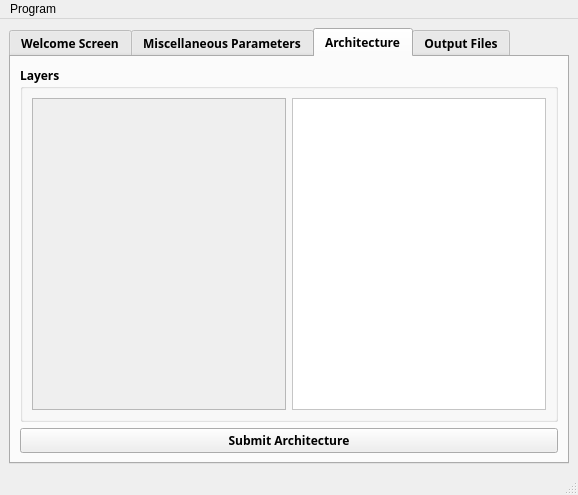
<?xml version="1.0" encoding="UTF-8"?>
<ui version="4.0">
 <class>MainWindow</class>
 <widget class="QMainWindow" name="MainWindow">
  <property name="geometry">
   <rect>
    <x>0</x>
    <y>0</y>
    <width>578</width>
    <height>495</height>
   </rect>
  </property>
  <property name="windowTitle">
   <string>MainWindow</string>
  </property>
  <widget class="QWidget" name="centralwidget">
   <layout class="QVBoxLayout" name="verticalLayout_11">
    <item>
     <widget class="QTabWidget" name="tabWidget">
      <property name="sizePolicy">
       <sizepolicy hsizetype="Expanding" vsizetype="Expanding">
        <horstretch>0</horstretch>
        <verstretch>0</verstretch>
       </sizepolicy>
      </property>
      <property name="font">
       <font>
        <family>Siemens Sans</family>
        <bold>true</bold>
       </font>
      </property>
      <property name="autoFillBackground">
       <bool>false</bool>
      </property>
      <property name="styleSheet">
       <string notr="true"/>
      </property>
      <property name="currentIndex">
       <number>2</number>
      </property>
      <widget class="QWidget" name="Dashboard">
       <attribute name="title">
        <string>Welcome Screen</string>
       </attribute>
       <layout class="QVBoxLayout" name="verticalLayout_10">
        <item>
         <widget class="QLabel" name="label">
          <property name="font">
           <font>
            <family>Siemens Sans</family>
            <pointsize>14</pointsize>
            <bold>true</bold>
           </font>
          </property>
          <property name="styleSheet">
           <string notr="true"/>
          </property>
          <property name="text">
           <string>&lt;html&gt;&lt;head/&gt;&lt;body&gt;&lt;p align=&quot;center&quot;&gt;Application Specific Deep Learning Accelerator&lt;/p&gt;&lt;/body&gt;&lt;/html&gt;</string>
          </property>
         </widget>
        </item>
       </layout>
      </widget>
      <widget class="QWidget" name="Params">
       <attribute name="title">
        <string>Miscellaneous Parameters</string>
       </attribute>
       <layout class="QVBoxLayout" name="verticalLayout_16">
        <item>
         <layout class="QVBoxLayout" name="Params_Layout">
          <property name="bottomMargin">
           <number>29</number>
          </property>
          <item>
           <layout class="QHBoxLayout" name="horizontalLayout_6">
            <item>
             <layout class="QFormLayout" name="formLayout">
              <item row="0" column="0">
               <spacer name="verticalSpacer_7">
                <property name="orientation">
                 <enum>Qt::Vertical</enum>
                </property>
                <property name="sizeHint" stdset="0">
                 <size>
                  <width>20</width>
                  <height>40</height>
                 </size>
                </property>
               </spacer>
              </item>
              <item row="1" column="0">
               <widget class="QLabel" name="inputWidth_label">
                <property name="text">
                 <string>Input Width</string>
                </property>
               </widget>
              </item>
              <item row="1" column="1">
               <widget class="QLineEdit" name="inputWidth_lineEdit"/>
              </item>
              <item row="2" column="0">
               <spacer name="verticalSpacer">
                <property name="orientation">
                 <enum>Qt::Vertical</enum>
                </property>
                <property name="sizeHint" stdset="0">
                 <size>
                  <width>20</width>
                  <height>40</height>
                 </size>
                </property>
               </spacer>
              </item>
              <item row="3" column="0">
               <widget class="QLabel" name="inputHeight_label">
                <property name="text">
                 <string>Input Height</string>
                </property>
               </widget>
              </item>
              <item row="3" column="1">
               <widget class="QLineEdit" name="inputHeight_lineEdit"/>
              </item>
              <item row="4" column="0">
               <spacer name="verticalSpacer_2">
                <property name="orientation">
                 <enum>Qt::Vertical</enum>
                </property>
                <property name="sizeHint" stdset="0">
                 <size>
                  <width>20</width>
                  <height>40</height>
                 </size>
                </property>
               </spacer>
              </item>
              <item row="5" column="0">
               <widget class="QLabel" name="batchSize_label">
                <property name="text">
                 <string>Batch Size</string>
                </property>
               </widget>
              </item>
              <item row="5" column="1">
               <widget class="QLineEdit" name="batchSize_lineEdit"/>
              </item>
              <item row="6" column="0">
               <spacer name="verticalSpacer_3">
                <property name="orientation">
                 <enum>Qt::Vertical</enum>
                </property>
                <property name="sizeHint" stdset="0">
                 <size>
                  <width>20</width>
                  <height>40</height>
                 </size>
                </property>
               </spacer>
              </item>
              <item row="7" column="0">
               <widget class="QLabel" name="learningRate_label">
                <property name="text">
                 <string>Learning Rate</string>
                </property>
               </widget>
              </item>
              <item row="7" column="1">
               <widget class="QLineEdit" name="learningRate_lineEdit"/>
              </item>
              <item row="8" column="0">
               <spacer name="verticalSpacer_4">
                <property name="orientation">
                 <enum>Qt::Vertical</enum>
                </property>
                <property name="sizeHint" stdset="0">
                 <size>
                  <width>20</width>
                  <height>40</height>
                 </size>
                </property>
               </spacer>
              </item>
              <item row="9" column="0">
               <widget class="QLabel" name="numberEpochs_label">
                <property name="text">
                 <string>Number of Epochs</string>
                </property>
               </widget>
              </item>
              <item row="9" column="1">
               <widget class="QLineEdit" name="numberEpochs_lineEdit"/>
              </item>
              <item row="10" column="0">
               <spacer name="verticalSpacer_5">
                <property name="orientation">
                 <enum>Qt::Vertical</enum>
                </property>
                <property name="sizeHint" stdset="0">
                 <size>
                  <width>20</width>
                  <height>40</height>
                 </size>
                </property>
               </spacer>
              </item>
              <item row="11" column="0">
               <widget class="QLabel" name="optimizer_label">
                <property name="text">
                 <string>Optimizer</string>
                </property>
               </widget>
              </item>
              <item row="11" column="1">
               <widget class="QComboBox" name="optimizer_lineEdit"/>
              </item>
              <item row="12" column="0">
               <spacer name="verticalSpacer_6">
                <property name="orientation">
                 <enum>Qt::Vertical</enum>
                </property>
                <property name="sizeHint" stdset="0">
                 <size>
                  <width>20</width>
                  <height>40</height>
                 </size>
                </property>
               </spacer>
              </item>
              <item row="13" column="0">
               <widget class="QLabel" name="lossFunction_label">
                <property name="text">
                 <string>Loss Function</string>
                </property>
               </widget>
              </item>
              <item row="13" column="1">
               <widget class="QComboBox" name="lossFunction_comboBox"/>
              </item>
              <item row="14" column="0">
               <spacer name="verticalSpacer_8">
                <property name="orientation">
                 <enum>Qt::Vertical</enum>
                </property>
                <property name="sizeHint" stdset="0">
                 <size>
                  <width>20</width>
                  <height>40</height>
                 </size>
                </property>
               </spacer>
              </item>
             </layout>
            </item>
            <item>
             <layout class="QVBoxLayout" name="verticalLayout_12">
              <item>
               <layout class="QVBoxLayout" name="verticalLayout_14">
                <item>
                 <widget class="QTableView" name="tableView_2">
                  <property name="font">
                   <font>
                    <family>Siemens Sans</family>
                    <bold>false</bold>
                   </font>
                  </property>
                  <property name="styleSheet">
                   <string notr="true">background-color: rgb(255, 255, 255);
</string>
                  </property>
                  <property name="sizeAdjustPolicy">
                   <enum>QAbstractScrollArea::AdjustToContents</enum>
                  </property>
                 </widget>
                </item>
                <item>
                 <layout class="QGridLayout" name="gridLayout">
                  <item row="0" column="0">
                   <widget class="QGroupBox" name="inputtype">
                    <property name="sizePolicy">
                     <sizepolicy hsizetype="Fixed" vsizetype="Fixed">
                      <horstretch>0</horstretch>
                      <verstretch>0</verstretch>
                     </sizepolicy>
                    </property>
                    <property name="font">
                     <font>
                      <family>Siemens Sans</family>
                      <bold>true</bold>
                     </font>
                    </property>
                    <property name="styleSheet">
                     <string notr="true"/>
                    </property>
                    <property name="title">
                     <string>Input Type</string>
                    </property>
                    <layout class="QVBoxLayout" name="verticalLayout">
                     <item>
                      <widget class="QRadioButton" name="RGB">
                       <property name="font">
                        <font>
                         <family>Siemens Sans</family>
                         <bold>true</bold>
                        </font>
                       </property>
                       <property name="text">
                        <string>RGB</string>
                       </property>
                      </widget>
                     </item>
                     <item>
                      <widget class="QRadioButton" name="GrayScale">
                       <property name="font">
                        <font>
                         <family>Siemens Sans</family>
                         <bold>true</bold>
                        </font>
                       </property>
                       <property name="text">
                        <string>Gray Scale</string>
                       </property>
                      </widget>
                     </item>
                    </layout>
                   </widget>
                  </item>
                  <item row="0" column="1">
                   <widget class="QGroupBox" name="groupBox">
                    <property name="sizePolicy">
                     <sizepolicy hsizetype="Fixed" vsizetype="Minimum">
                      <horstretch>0</horstretch>
                      <verstretch>0</verstretch>
                     </sizepolicy>
                    </property>
                    <property name="font">
                     <font>
                      <family>Siemens Sans</family>
                      <bold>true</bold>
                     </font>
                    </property>
                    <property name="styleSheet">
                     <string notr="true"/>
                    </property>
                    <property name="title">
                     <string>Convolution Type</string>
                    </property>
                    <widget class="QRadioButton" name="Standard">
                     <property name="geometry">
                      <rect>
                       <x>10</x>
                       <y>50</y>
                       <width>91</width>
                       <height>24</height>
                      </rect>
                     </property>
                     <property name="font">
                      <font>
                       <family>Siemens Sans</family>
                       <bold>true</bold>
                      </font>
                     </property>
                     <property name="text">
                      <string>Standard </string>
                     </property>
                    </widget>
                    <widget class="QRadioButton" name="Winograd">
                     <property name="geometry">
                      <rect>
                       <x>10</x>
                       <y>20</y>
                       <width>93</width>
                       <height>24</height>
                      </rect>
                     </property>
                     <property name="font">
                      <font>
                       <family>Siemens Sans</family>
                       <bold>true</bold>
                      </font>
                     </property>
                     <property name="text">
                      <string>Winograd</string>
                     </property>
                    </widget>
                   </widget>
                  </item>
                 </layout>
                </item>
               </layout>
              </item>
             </layout>
            </item>
           </layout>
          </item>
          <item>
           <layout class="QGridLayout" name="gridLayout_2">
            <property name="topMargin">
             <number>0</number>
            </property>
            <item row="0" column="0">
             <widget class="QPushButton" name="submit">
              <property name="maximumSize">
               <size>
                <width>600</width>
                <height>1000</height>
               </size>
              </property>
              <property name="font">
               <font>
                <family>Siemens Sans</family>
                <bold>true</bold>
               </font>
              </property>
              <property name="statusTip">
               <string>Submit the parameters written above</string>
              </property>
              <property name="styleSheet">
               <string notr="true"/>
              </property>
              <property name="text">
               <string>Submit Parameters</string>
              </property>
              <property name="default">
               <bool>false</bool>
              </property>
             </widget>
            </item>
           </layout>
          </item>
         </layout>
        </item>
       </layout>
      </widget>
      <widget class="QWidget" name="Architecture">
       <attribute name="title">
        <string>Architecture</string>
       </attribute>
       <layout class="QVBoxLayout" name="verticalLayout_7">
        <item>
         <layout class="QVBoxLayout" name="verticalLayout_6">
          <item>
           <layout class="QVBoxLayout" name="verticalLayout_3">
            <item>
             <widget class="QGroupBox" name="groupBox_3">
              <property name="font">
               <font>
                <family>Siemens Sans</family>
                <bold>true</bold>
               </font>
              </property>
              <property name="styleSheet">
               <string notr="true"/>
              </property>
              <property name="title">
               <string>Layers</string>
              </property>
              <layout class="QVBoxLayout" name="verticalLayout_13">
               <item>
                <layout class="QHBoxLayout" name="horizontalLayout">
                 <property name="topMargin">
                  <number>0</number>
                 </property>
                 <item>
                  <layout class="QVBoxLayout" name="verticalLayout_15">
                   <property name="rightMargin">
                    <number>0</number>
                   </property>
                   <item>
                    <widget class="QScrollArea" name="scrollArea">
                     <property name="widgetResizable">
                      <bool>true</bool>
                     </property>
                     <widget class="QWidget" name="scrollAreaWidgetContents_2">
                      <property name="geometry">
                       <rect>
                        <x>0</x>
                        <y>0</y>
                        <width>248</width>
                        <height>314</height>
                       </rect>
                      </property>
                      <layout class="QVBoxLayout" name="verticalLayout_5">
                       <item>
                        <layout class="QVBoxLayout" name="Scrollbox"/>
                       </item>
                      </layout>
                     </widget>
                    </widget>
                   </item>
                  </layout>
                 </item>
                 <item>
                  <widget class="QTableView" name="tableView">
                   <property name="font">
                    <font>
                     <family>Siemens Sans</family>
                     <bold>false</bold>
                    </font>
                   </property>
                   <property name="styleSheet">
                    <string notr="true">background-color: white;</string>
                   </property>
                   <property name="sizeAdjustPolicy">
                    <enum>QAbstractScrollArea::AdjustToContents</enum>
                   </property>
                  </widget>
                 </item>
                </layout>
               </item>
              </layout>
             </widget>
            </item>
            <item>
             <layout class="QHBoxLayout" name="horizontalLayout_4">
              <item>
               <widget class="QPushButton" name="Arch">
                <property name="font">
                 <font>
                  <family>Siemens Sans</family>
                  <bold>true</bold>
                 </font>
                </property>
                <property name="text">
                 <string>Submit Architecture</string>
                </property>
               </widget>
              </item>
             </layout>
            </item>
           </layout>
          </item>
         </layout>
        </item>
       </layout>
      </widget>
      <widget class="QWidget" name="OutputFiles">
       <attribute name="title">
        <string>Output Files</string>
       </attribute>
       <layout class="QVBoxLayout" name="verticalLayout_8">
        <item>
         <layout class="QHBoxLayout" name="horizontalLayout_5">
          <property name="topMargin">
           <number>0</number>
          </property>
          <item>
           <layout class="QVBoxLayout" name="verticalLayout_2">
            <property name="topMargin">
             <number>0</number>
            </property>
            <item>
             <widget class="QLabel" name="Lcode">
              <property name="font">
               <font>
                <family>Siemens Sans</family>
                <bold>true</bold>
               </font>
              </property>
              <property name="text">
               <string>Code Sample</string>
              </property>
              <property name="alignment">
               <set>Qt::AlignCenter</set>
              </property>
             </widget>
            </item>
            <item>
             <widget class="QTextBrowser" name="codeSample">
              <property name="styleSheet">
               <string notr="true">background-color: white;</string>
              </property>
             </widget>
            </item>
           </layout>
          </item>
          <item>
           <layout class="QVBoxLayout" name="verticalLayout_9">
            <property name="rightMargin">
             <number>0</number>
            </property>
            <item>
             <widget class="QLabel" name="Lgenerated">
              <property name="font">
               <font>
                <family>Siemens Sans</family>
                <bold>true</bold>
               </font>
              </property>
              <property name="text">
               <string>Generated Files</string>
              </property>
              <property name="alignment">
               <set>Qt::AlignCenter</set>
              </property>
             </widget>
            </item>
            <item>
             <widget class="QListWidget" name="generatedFiles">
              <property name="autoFillBackground">
               <bool>true</bool>
              </property>
              <property name="styleSheet">
               <string notr="true">background-color: rgb(255, 255, 255);</string>
              </property>
             </widget>
            </item>
           </layout>
          </item>
         </layout>
        </item>
        <item>
         <layout class="QHBoxLayout" name="horizontalLayout_7">
          <property name="spacing">
           <number>20</number>
          </property>
          <property name="topMargin">
           <number>0</number>
          </property>
          <item>
           <widget class="QPushButton" name="generatePyModel_btn">
            <property name="font">
             <font>
              <family>Siemens Sans</family>
              <bold>true</bold>
             </font>
            </property>
            <property name="toolTip">
             <string>&lt;html&gt;&lt;head/&gt;&lt;body&gt;&lt;p&gt;Generate pytorch using the parameters submitted&lt;/p&gt;&lt;/body&gt;&lt;/html&gt;</string>
            </property>
            <property name="text">
             <string>Generate Pytorch Model</string>
            </property>
           </widget>
          </item>
          <item>
           <widget class="QPushButton" name="trainPyModel_btn">
            <property name="font">
             <font>
              <family>Siemens Sans</family>
              <bold>true</bold>
             </font>
            </property>
            <property name="text">
             <string>Train Pytorch Model</string>
            </property>
           </widget>
          </item>
          <item>
           <widget class="QPushButton" name="systemCWrapper_btn">
            <property name="font">
             <font>
              <family>Siemens Sans</family>
              <bold>true</bold>
             </font>
            </property>
            <property name="text">
             <string>SystemC wrapper</string>
            </property>
           </widget>
          </item>
         </layout>
        </item>
       </layout>
      </widget>
     </widget>
    </item>
   </layout>
  </widget>
  <widget class="QStatusBar" name="statusbar"/>
  <widget class="QMenuBar" name="menuBar">
   <property name="geometry">
    <rect>
     <x>0</x>
     <y>0</y>
     <width>578</width>
     <height>22</height>
    </rect>
   </property>
   <widget class="QMenu" name="menuProgram">
    <property name="title">
     <string>Program</string>
    </property>
    <addaction name="actionReset"/>
    <addaction name="separator"/>
   </widget>
   <addaction name="menuProgram"/>
  </widget>
  <action name="actionReset">
   <property name="text">
    <string>Reset</string>
   </property>
  </action>
 </widget>
 <tabstops>
  <tabstop>tableView_2</tabstop>
  <tabstop>RGB</tabstop>
  <tabstop>GrayScale</tabstop>
  <tabstop>Winograd</tabstop>
  <tabstop>Standard</tabstop>
  <tabstop>Arch</tabstop>
  <tabstop>codeSample</tabstop>
  <tabstop>generatedFiles</tabstop>
  <tabstop>generatePyModel_btn</tabstop>
  <tabstop>trainPyModel_btn</tabstop>
  <tabstop>systemCWrapper_btn</tabstop>
 </tabstops>
 <resources/>
 <connections/>
</ui>
